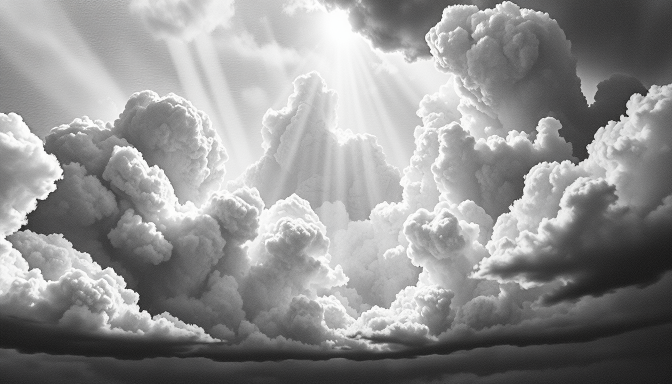
#> input picture UI Kit/art/title_bg/raw/sky_s22.png, 1344 x 768 px (shown at 1/2 size)
$ python build.py
#> lines starting #> are read from the running program, lines starting #| are printed output that depends on the picture; after the words box and inside, x2 and y2 are one past the last pixel; in counts of white or black regions, pixels touching at a corner belong together; long printed decimals are rounded
"""Round 2: builds the title-page layers (1920x1080) from raw FLUX output + Pillow. Gold-ink palette. Out: layers/*.png, composite.png"""
import math, random, os
from PIL import Image, ImageFilter, ImageOps, ImageDraw, ImageChops
os.makedirs("layers", exist_ok=True)
W, H = 1920, 1080
K, D, G, G2, CR = "#0b0a09", "#1a1714", "#b8975a", "#d9b878", "#efe6cf"
HEAD = (1230, 285)   # where the deity's head ends up
def ramp(img, mid, hi): return ImageOps.colorize(ImageOps.autocontrast(img.convert("L")), K, mid, hi, midpoint=118)
def grad(w, h, fn): # vertical L gradient from fn(y/h)->0..255
    g = Image.linear_gradient("L").resize((w, h)); return g.point(lambda v: int(fn(v / 255)))
# 1 sky: dark, vignetted, one luminous source behind the head
sky = Image.open("raw/sky_s22.png").convert("L").resize((W + 120, H + 68), Image.LANCZOS).point(lambda v: int(v * 0.07))
sky = ramp(sky, "#14110c", "#bda878").convert("RGB")
vig = Image.radial_gradient("L").resize((W + 120, H + 68)).point(lambda v: min(255, int(v * 2.2)))  # 0 centre .. 255 edge
sky = Image.composite(Image.new("RGB", sky.size, K), sky, vig.point(lambda v: int(v * 0.95)))
#> sky: PIL image 2040x1148 RGB
src = Image.new("L", sky.size, 0); sx, sy = HEAD[0] + 60, HEAD[1] + 34
#> after `src = Image.new('L', sky.size, 0)`: src: PIL image 2040x1148 L; every value is 0
ImageDraw.Draw(src).ellipse([sx - 120, sy - 120, sx + 120, sy + 120], fill=255)
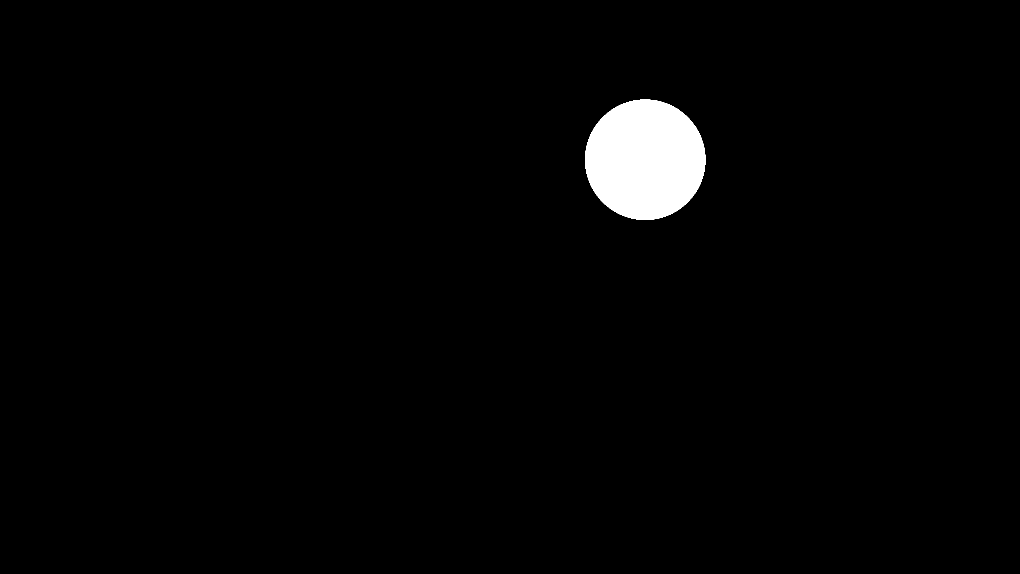
#> src: PIL image 2040x1148 L (shown at 1/2 size); 1.9% white; 1 white region, box (x1, y1, x2, y2) and area: (1170, 199, 1411, 440) 45581
src = src.filter(ImageFilter.GaussianBlur(90))
core = Image.new("L", sky.size, 0); ImageDraw.Draw(core).ellipse([sx - 70, sy - 70, sx + 70, sy + 70], fill=255); core = core.filter(ImageFilter.GaussianBlur(45))
#> after `ImageDraw.Draw(core).ellipse([sx - 70, sy - 70, sx + 70, sy + 70], fil`: core: PIL image 2040x1148 L; 0.67% white; 1 white region, box (x1, y1, x2, y2) and area: (1220, 249, 1361, 390) 15597
src = ImageChops.lighter(src.point(lambda v: min(255, int(v * 1.8))), core)  # r4: real focal sun
sky = Image.composite(Image.new("RGB", sky.size, CR), sky, src)
xg = Image.linear_gradient("L").rotate(-90).resize(sky.size)  # 0 left .. 255 right
dark = ImageChops.multiply(xg.point(lambda v: int(max(0, v - 120) * 1.3)), Image.linear_gradient("L").resize(sky.size).point(lambda v: 90 + v // 2))
sky = Image.composite(Image.new("RGB", sky.size, K), sky, ImageChops.multiply(dark.point(lambda v: int(v * 0.55)), ImageOps.invert(src)))  # r4: darken muddy mid-right/bottom, not the sun
sky.save("layers/sky.png")
# 2 god rays (rotate in UI around the head)
S = 1400; ray = Image.new("L", (S, S), 0); d = ImageDraw.Draw(ray); random.seed(9)
#> after `ray = Image.new('L', (S, S), 0)`: ray: PIL image 1400x1400 L; every value is 0
for i in range(48):
    a = random.uniform(0, 2 * math.pi); wd = random.uniform(0.008, 0.04); v = random.randint(90, 255)
    d.polygon([(S / 2, S / 2), (S / 2 + S * math.cos(a - wd), S / 2 + S * math.sin(a - wd)), (S / 2 + S * math.cos(a + wd), S / 2 + S * math.sin(a + wd))], fill=v)
ray = ImageChops.multiply(ray.filter(ImageFilter.GaussianBlur(10)), ImageOps.invert(Image.radial_gradient("L").resize((S, S))).point(lambda v: min(255, int(v * 1.15))))
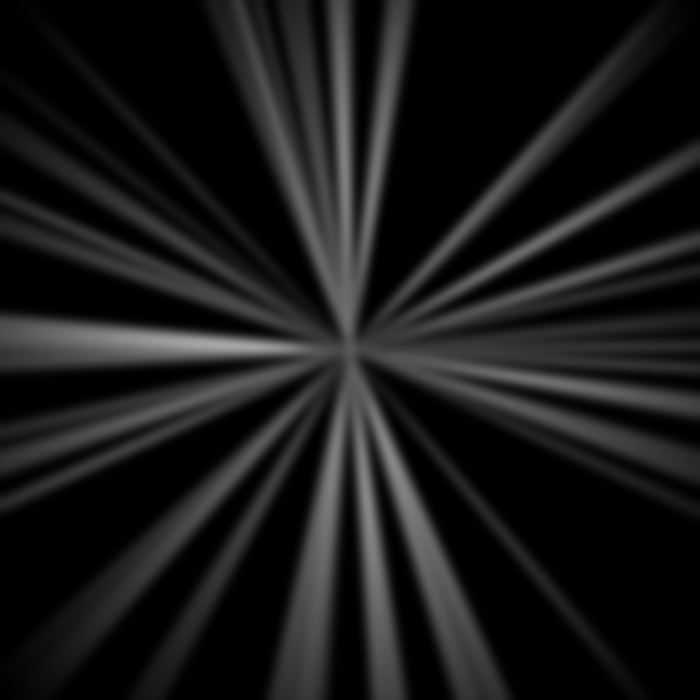
#> ray: PIL image 1400x1400 L (shown at 1/2 size); min 0, max 168, mean 24.7
r = Image.new("RGBA", (S, S), G2); r.putalpha(ray.point(lambda v: int(v * 0.85))); r.save("layers/rays.png")
#> after `r.putalpha(ray.point(lambda v: int(v * 0.85)))`:
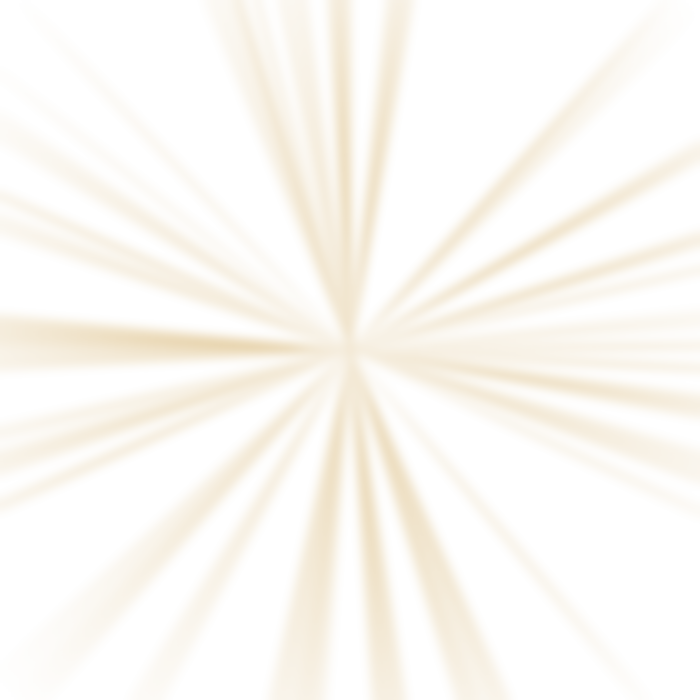
#> r: PIL image 1400x1400 RGBA (shown at 1/2 size); mean R, G, B, A 217, 184, 120, 20.7; transparent parts drawn white
# 3 figure r4: feathered luminance matte (no cut-out edge), soft void face + crown of light, graded to the scene
f = Image.open("raw/fig3_s70.png").convert("L")
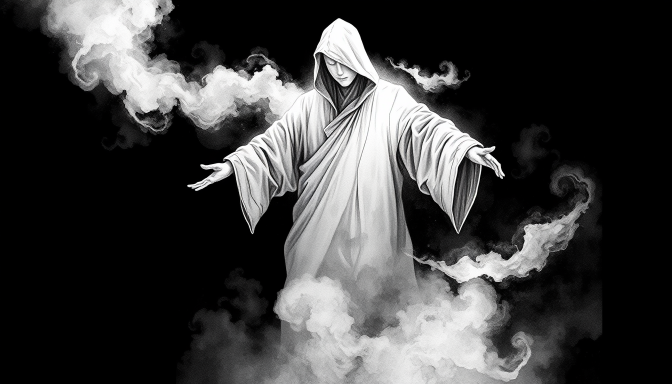
#> input picture UI Kit/art/raw/fig3_s70.png, 1344 x 768 px, found by its file name (shown at 1/2 size)
void = Image.new("L", f.size, 0); ImageDraw.Draw(void).ellipse([638, 96, 726, 186], fill=255); void = void.filter(ImageFilter.GaussianBlur(24)); void = void.point(lambda v: min(255, int(v * 1.25)))
#> after `void = Image.new('L', f.size, 0)`: void: PIL image 1344x768 L; every value is 0
#> after `ImageDraw.Draw(void).ellipse([638, 96, 726, 186], fill=255)`: void: PIL image 1344x768 L; 0.62% white; 1 white region, box (x1, y1, x2, y2) and area: (638, 96, 727, 187) 6355
f = ImageChops.multiply(f, ImageOps.invert(void.point(lambda v: int(v * 0.97))))
HS = (685, 140); HAND = (410, 360)
TH, SC = 17, 1.6
clr = Image.new('L', f.size, 255); ImageDraw.Draw(clr).rectangle([0, 0, 520, 300], fill=0); ImageDraw.Draw(clr).rectangle([1180, 0, 1344, 330], fill=0); ImageDraw.Draw(clr).rectangle([0, 600, 150, 768], fill=0)
#> after `clr = Image.new('L', f.size, 255)`: clr: PIL image 1344x768 L; every value is 255
#> after `ImageDraw.Draw(clr).rectangle([0, 0, 520, 300], fill=0)`: clr: PIL image 1344x768 L; 84.8% white; 1 black region, box (x1, y1, x2, y2) and area: (0, 0, 521, 301) 156821
#> after `ImageDraw.Draw(clr).rectangle([1180, 0, 1344, 330], fill=0)`: clr: PIL image 1344x768 L; 79.5% white; 2 black regions, box (x1, y1, x2, y2) and area: (0, 0, 521, 301) 156821, (1180, 0, 1344, 331) 54284
#> after `ImageDraw.Draw(clr).rectangle([0, 600, 150, 768], fill=0)`: clr: PIL image 1344x768 L; 77.1% white; 3 black regions, box (x1, y1, x2, y2) and area: (0, 0, 521, 301) 156821, (1180, 0, 1344, 331) 54284, (0, 600, 151, 768) 25368
clr = clr.filter(ImageFilter.GaussianBlur(40))
inter = ImageChops.multiply(f.point(lambda v: 255 if v > 22 else 0), clr).filter(ImageFilter.MaxFilter(25)).filter(ImageFilter.MinFilter(25))
inter = inter.filter(ImageFilter.MinFilter(21)).filter(ImageFilter.GaussianBlur(10))  # solid core, feathered ~10 px
edge = ImageChops.multiply(f.point(lambda v: min(255, int(v * 2.4))), clr)  # luminous wisps fade by their own brightness
m = ImageChops.lighter(inter, edge).filter(ImageFilter.GaussianBlur(2))
m = ImageChops.lighter(m, void)  # the soft void face stays opaque (dark), the sun shows around it
m = ImageChops.multiply(m, grad(*f.size, lambda t: 255 if t < .5 else 255 * max(0.0, 1 - (t - .5) * 2.2) ** 1.4))  # lower body dissolves
#> in grad, `g = Image.linear_gradient('L').resize((w, h))`:
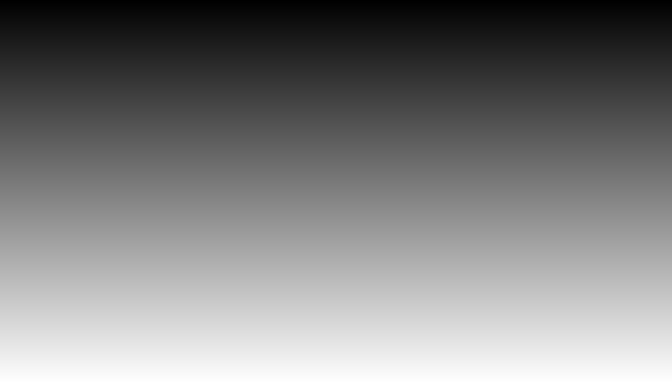
#> g: PIL image 1344x768 L (shown at 1/2 size); min 0, max 255, mean 127.5
hi = tuple(int(c * 0.9) for c in (239, 230, 207))
body = ramp(f.point(lambda v: min(255, int(300 * (v / 255) ** 1.7))), "#1b1610", "#%02x%02x%02x" % hi).convert("RGBA")
shade = grad(*f.size, lambda t: 255 - 120 * t)  # darker toward the base: matches the scene's blacks
body = Image.composite(body, Image.new("RGBA", f.size, K + "ff"), shade)
rim = ImageChops.subtract(m, m.filter(ImageFilter.MinFilter(9)).filter(ImageFilter.GaussianBlur(6)))
rim = ImageChops.multiply(rim, grad(*f.size, lambda t: 255 * max(0.15, 1 - t * 1.4)))  # lit from the sun at the head
#> call 3 of grad, with w = 1344, h = 768
#> in grad (call 3), `return g.point(lambda v: int(fn(v / 255)))`:
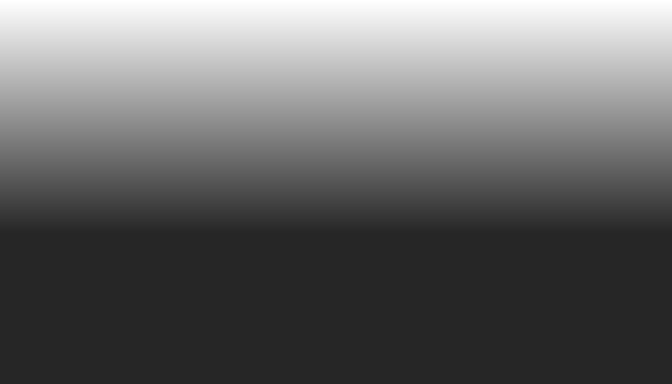
#> returned value: PIL image 1344x768 L (shown at 1/2 size); min 38, max 255, mean 103.9
rimc = Image.new("RGBA", f.size, G2); rimc.putalpha(rim.point(lambda v: min(255, int(v * 1.1))))
#> after `rimc.putalpha(rim.point(lambda v: min(255, int(v * 1.1))))`:
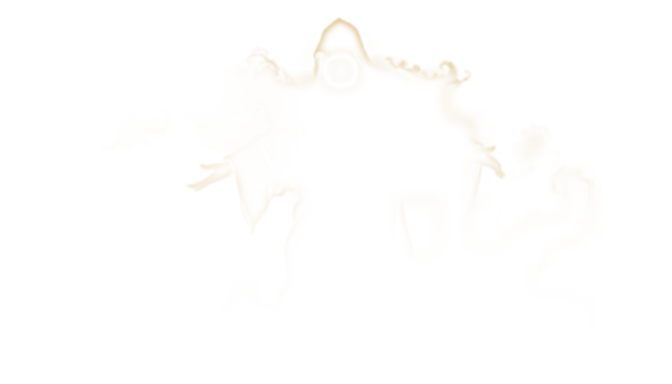
#> rimc: PIL image 1344x768 RGBA (shown at 1/2 size); mean R, G, B, A 217, 184, 120, 1.6; transparent parts drawn white
vg = Image.new("L", f.size, 0); ImageDraw.Draw(vg).ellipse([665, 120, 705, 166], fill=255); vg = vg.filter(ImageFilter.GaussianBlur(14))
vc = Image.new("RGBA", f.size, G2); vc.putalpha(vg.point(lambda v: int(v * 0.32))); body.alpha_composite(vc)  # faint light inside the void
body.putalpha(m); body.alpha_composite(rimc)
halo = m.filter(ImageFilter.MaxFilter(41)).filter(ImageFilter.GaussianBlur(60)).point(lambda v: int(v * 0.22))
fog = Image.new("RGBA", f.size, CR); fog.putalpha(halo); fog.alpha_composite(body)
fog = fog.resize((int(f.size[0] * SC), int(f.size[1] * SC)), Image.LANCZOS)
pivot = (HS[0] * SC, HS[1] * SC)
fog = fog.rotate(TH, resample=Image.BICUBIC, center=pivot, translate=(0, 0))
fig = Image.new("RGBA", (W, H), (0, 0, 0, 0))
# crown: thin rings + radiant spikes behind the head (gold-ink, restrained)
crown = Image.new("L", (W, H), 0); cdr = ImageDraw.Draw(crown); hx0, hy0 = HEAD
for rad, wd, v in ((150, 2, 70), (215, 1, 38)): cdr.ellipse([hx0 - rad, hy0 - rad, hx0 + rad, hy0 + rad], outline=v, width=wd)
random.seed(4)
for i in range(24):
    a_ = i * math.pi / 12 + random.uniform(-.03, .03); r0 = 130; r1 = random.choice((330, 390, 450, 520)); w_ = 0.012
    cdr.polygon([(hx0 + r0 * math.cos(a_ - w_), hy0 + r0 * math.sin(a_ - w_)), (hx0 + r1 * math.cos(a_), hy0 + r1 * math.sin(a_)), (hx0 + r0 * math.cos(a_ + w_), hy0 + r0 * math.sin(a_ + w_))], fill=random.randint(40, 90))
#> this loop made 24 passes
#> a_ on passes 1 to 12: -0.0158, 0.256, 0.498, 0.81, 1.05, 1.33, 1.55, 1.85, 2.07, 2.38, 2.64, 2.87
crown = crown.filter(ImageFilter.GaussianBlur(1.6)); cc = Image.new("RGBA", (W, H), G2); cc.putalpha(crown); fig.alpha_composite(cc)
fig.paste(fog, (int(HEAD[0] - pivot[0]), int(HEAD[1] - pivot[1])), fog)
# ground mist at the lower body, dissolving into the city
random.seed(21); gm = Image.new("L", (W, H), 0); gd = ImageDraw.Draw(gm)
for _ in range(46):
    x = random.randint(780, 1800); y = random.randint(560, 760); rx = random.randint(120, 320); ry = random.randint(22, 60); gd.ellipse([x - rx, y - ry, x + rx, y + ry], fill=random.randint(40, 110))
#> this loop made 46 passes
#> (x, y, rx, ry) on passes 1 to 12: (948, 667, 296, 48), (1270, 615, 241, 54), (1297, 695, 180, 22), (1159, 709, 229, 26), (1592, 752, 179, 36), (1227, 749, 317, 48), (814, 644, 258, 53), (1444, 654, 125, 31), (907, 565, 236, 32), (1525, 647, 222, 53), (971, 730, 129, 52), (856, 759, 170, 35)
gm = gm.filter(ImageFilter.GaussianBlur(38)); gmc = Image.new("RGBA", (W, H), "#cdbf9c"); gmc.putalpha(gm.point(lambda v: int(v * 0.8))); fig.alpha_composite(gmc)
clean = Image.new("L", (W, H), 255); cd = ImageDraw.Draw(clean)
cd.rectangle([1835, 0, W, H], fill=0); cd.rectangle([1735, 520, W, H], fill=0)
fig.putalpha(ImageChops.multiply(fig.split()[3], clean.filter(ImageFilter.GaussianBlur(8))))
fig.save("layers/figure.png")
th = math.radians(TH); hx, hy = (HAND[0] - HS[0]) * SC, (HAND[1] - HS[1]) * SC
#> after `th = math.radians(TH)`: th = 0.297
HANDF = ((HEAD[0] + hx * math.cos(th) + hy * math.sin(th)), (HEAD[1] - hx * math.sin(th) + hy * math.cos(th)))
#> HANDF = (912.1, 750.3)
print("left hand at", HANDF[0] / W, HANDF[1] / H)
#| left hand at 0.4751 0.6947
# 4 mist bands (wrap in x)
def band(seed, h, op):
#> called with seed = 1, h = 420, op = 0.4
    random.seed(seed); w = 2048; base = Image.new("L", (w, h), 0); dd = ImageDraw.Draw(base)
    for _ in range(60):
        x = random.randint(0, w); y = random.randint(h // 4, 3 * h // 4); rx = random.randint(150, 420); ry = random.randint(20, h // 3)
        for dx in (-w, 0, w): dd.ellipse([x - rx + dx, y - ry, x + rx + dx, y + ry], fill=random.randint(40, 120))
#> this loop made 60 passes
#> (x, y, rx, ry) on passes 1 to 12: (550, 250, 182, 52), (1934, 271, 344, 120), (116, 204, 371, 97), (937, 256, 202, 135), (104, 271, 154, 140), (118, 240, 263, 117), (954, 193, 268, 106), (88, 211, 201, 43), (1362, 289, 406, 139), (1242, 177, 405, 128), (141, 227, 274, 115), (1503, 245, 341, 31)
    base = base.filter(ImageFilter.GaussianBlur(45)); base = ImageChops.multiply(base, grad(w, h, lambda t: 255 * math.sin(math.pi * t)))
    im = Image.new("RGBA", (w, h), CR); im.putalpha(base.point(lambda v: min(255, int(v * op)))); return im
band(1, 420, 0.4).save("layers/mist_far.png"); band(2, 420, 0.7).save("layers/mist_near.png")
#> the loop in band (call 2), `for _ in range(60):` made 60 passes
#> (x, y, rx, ry) on passes 1 to 12: (231, 128, 193, 66), (869, 260, 168, 94), (1523, 244, 377, 84), (1491, 224, 313, 136), (673, 248, 240, 50), (1331, 149, 219, 85), (744, 219, 362, 114), (1449, 197, 378, 40), (1023, 230, 292, 138), (1449, 274, 382, 135), (1870, 229, 263, 140), (1098, 302, 395, 59)
# 5 ground: foggy rooftops far below, fading into the sky mist
#> (the run stopped early here; a loop or call above may not have finished)
